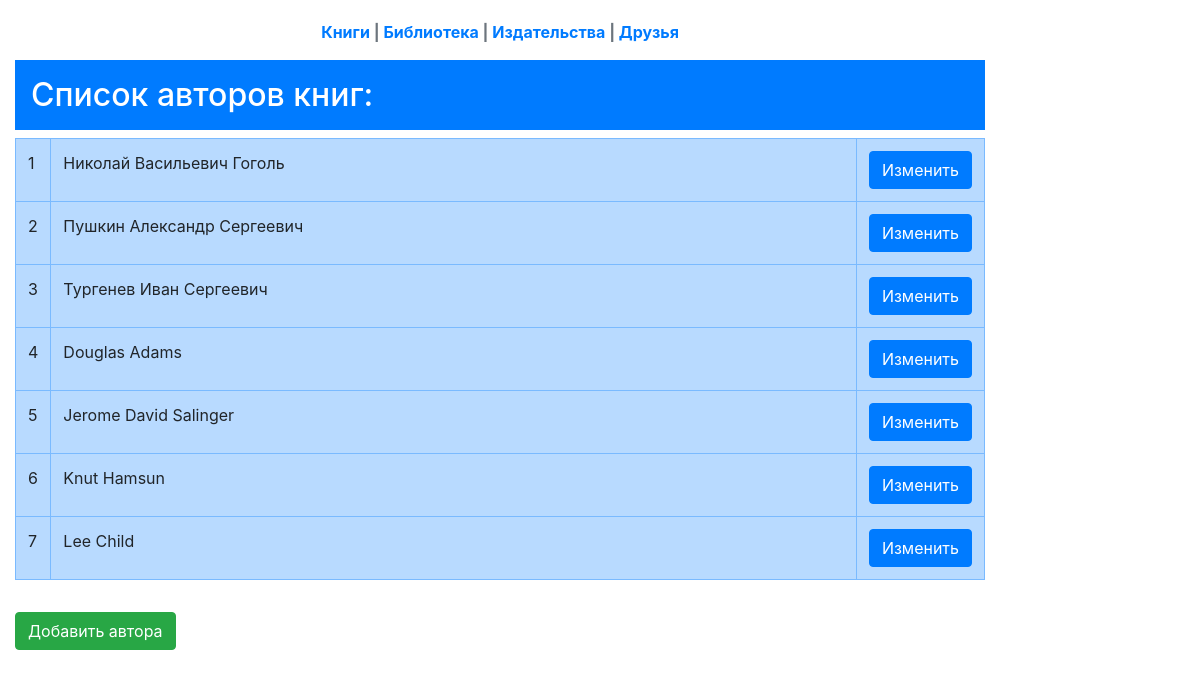
Screenshot of /authors/ with the database file from the repository.
### p_library/models.py (models this page shows, shortened)
class Author(models.Model):
    full_name = models.TextField()
    birth_year = models.SmallIntegerField()
    country = models.CharField(max_length=2)

### p_library/views.py (the view)
# urls.py: path('authors/', views.AuthorList.as_view(), name='author_list'),
class AuthorList(ListView):
    model = Author
    template_name = 'author_list.html'

### templates/author_list.html (shortened to what this page needs)
{% extends 'base.html' %}
{% block link %}
    <div class="text-secondary text-center font-weight-bold my-3">
        <a class="text-black-80 text-decoration-underline" href="{%url 'p_library:book_list'%}">Книги</a> |
        <a class="text-black-80 text-decoration-underline" href="{%url 'p_library:library'%}">Библиотека</a> |
        <a class="text-black-80 text-decoration-underline" href="{%url 'p_library:publisher_list'%}">Издательства</a> |
        <a class="text-black-80 text-decoration-underline" href="{%url 'p_library:friend_list'%}">Друзья</a>
    </div>
{% endblock %}
{% block title_h2 %}Список авторов книг:{% endblock %}
{% block content %}
    <table class="table table-primary table-stripped table-hover">
        {% for author in object_list %}
        <tr class="table-bordered">
            <td style="width:20px;">{{ forloop.counter }}</td>
            <td>{{ author.full_name }}</td>
            <td style="width:20px;text-align:right;"><a class="btn btn-primary" href="{%url 'p_library:author_update' author.id %}">Изменить</a></td>
        </tr>
        {% endfor %}
    </table>
    <a class="btn btn-success my-3" href="{%url 'p_library:author_create'%}">Добавить автора</a>
{% endblock %}

### rows the page displays
Author: full_name "Николай Васильевич Гоголь"
Author: full_name "Пушкин Александр Сергеевич"
Author: full_name "Тургенев Иван Сергеевич"
Author: full_name "Douglas Adams"
Author: full_name "Jerome David Salinger"
Author: full_name "Knut Hamsun"
Author: full_name "Lee Child"
